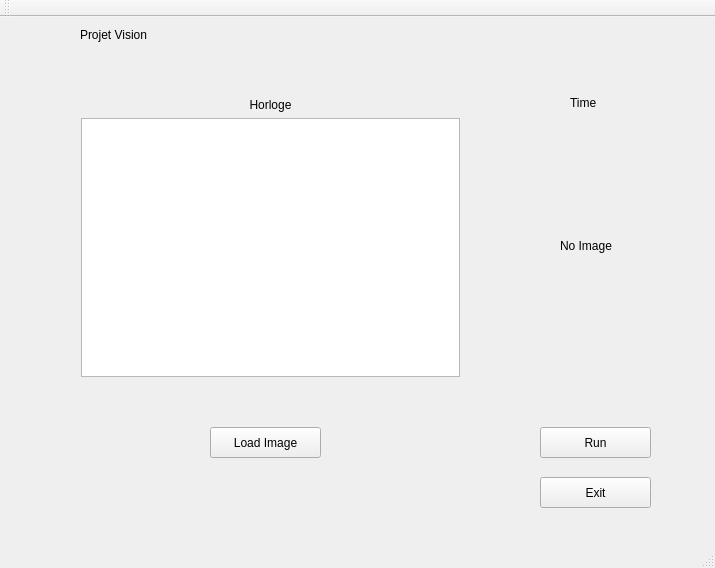
<?xml version="1.0" encoding="UTF-8"?>
<ui version="4.0">
 <class>MainWindow</class>
 <widget class="QMainWindow" name="MainWindow">
  <property name="geometry">
   <rect>
    <x>0</x>
    <y>0</y>
    <width>715</width>
    <height>568</height>
   </rect>
  </property>
  <property name="windowTitle">
   <string>MainWindow</string>
  </property>
  <widget class="QWidget" name="centralWidget">
   <widget class="QWidget" name="verticalLayoutWidget">
    <property name="geometry">
     <rect>
      <x>70</x>
      <y>70</y>
      <width>401</width>
      <height>301</height>
     </rect>
    </property>
    <layout class="QVBoxLayout" name="verticalLayout">
     <item>
      <widget class="QLabel" name="label_2">
       <property name="text">
        <string>Horloge</string>
       </property>
       <property name="textFormat">
        <enum>Qt::AutoText</enum>
       </property>
       <property name="alignment">
        <set>Qt::AlignCenter</set>
       </property>
      </widget>
     </item>
     <item>
      <widget class="QGraphicsView" name="graphicsView"/>
     </item>
    </layout>
   </widget>
   <widget class="QPushButton" name="pushButton_3">
    <property name="geometry">
     <rect>
      <x>540</x>
      <y>460</y>
      <width>111</width>
      <height>31</height>
     </rect>
    </property>
    <property name="text">
     <string>Exit</string>
    </property>
   </widget>
   <widget class="QLabel" name="label">
    <property name="geometry">
     <rect>
      <x>560</x>
      <y>190</y>
      <width>158</width>
      <height>78</height>
     </rect>
    </property>
    <property name="text">
     <string>No Image</string>
    </property>
   </widget>
   <widget class="QLabel" name="label_3">
    <property name="geometry">
     <rect>
      <x>80</x>
      <y>10</y>
      <width>131</width>
      <height>16</height>
     </rect>
    </property>
    <property name="text">
     <string>Projet Vision</string>
    </property>
   </widget>
   <widget class="QPushButton" name="pushButton_2">
    <property name="geometry">
     <rect>
      <x>540</x>
      <y>410</y>
      <width>111</width>
      <height>31</height>
     </rect>
    </property>
    <property name="text">
     <string>Run</string>
    </property>
   </widget>
   <widget class="QLabel" name="label_4">
    <property name="geometry">
     <rect>
      <x>570</x>
      <y>80</y>
      <width>54</width>
      <height>12</height>
     </rect>
    </property>
    <property name="text">
     <string>Time</string>
    </property>
   </widget>
   <widget class="QPushButton" name="pushButton">
    <property name="geometry">
     <rect>
      <x>210</x>
      <y>410</y>
      <width>111</width>
      <height>31</height>
     </rect>
    </property>
    <property name="text">
     <string>Load Image</string>
    </property>
   </widget>
  </widget>
  <widget class="QMenuBar" name="menuBar">
   <property name="geometry">
    <rect>
     <x>0</x>
     <y>0</y>
     <width>715</width>
     <height>23</height>
    </rect>
   </property>
  </widget>
  <widget class="QToolBar" name="mainToolBar">
   <attribute name="toolBarArea">
    <enum>TopToolBarArea</enum>
   </attribute>
   <attribute name="toolBarBreak">
    <bool>false</bool>
   </attribute>
  </widget>
  <widget class="QStatusBar" name="statusBar"/>
 </widget>
 <layoutdefault spacing="6" margin="11"/>
 <resources/>
 <connections/>
</ui>
